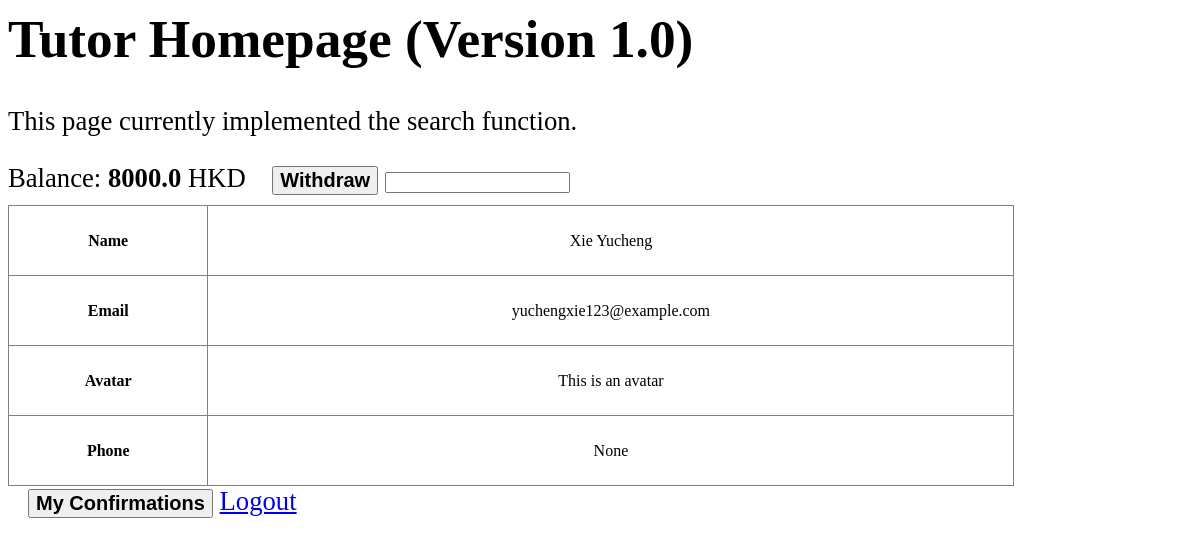
Page /tutor/homepage/ (signed in) on the committed database.
### tutoria/models.py (models this page shows, shortened)
class Client(models.Model):
	user = models.OneToOneField(User, on_delete=models.CASCADE)  # many-to-one
	login_type = models.CharField(max_length=20, default="Student")
	balance = models.FloatField(default="0.00")
	avatar = models.TextField(default="This is an avatar")
	phone = models.CharField(max_length=10, default="None")
	class Meta:
		abstract = True

class Tutor(Client):
	login_type = models.CharField(max_length=20, default="Tutor")
	profile = models.OneToOneField(TutorProfile, on_delete=models.CASCADE, null=True)
	courses = models.ManyToManyField(Course)
	tutor_type = models.CharField(max_length=20, default="Contract")

### tutoria/views/tutor_view/homepage_view.py (the view)
def homepage(request):
    tutor = Tutor.objects.get(user=request.user)
    return render_to_response('tutoria/tutor/homepage.html',locals())

### tutoria/templates/tutoria/tutor/homepage.html (shortened to what this page needs)
<html>
<head>
    {% load static %}
    <link rel="stylesheet" href="{% static 'tutoria/css/home.css' %}"/>
</head>
<body>
    <h1>Tutor Homepage (Version 1.0)</h1>
    <p>This page currently implemented the search function.</p>
    <div id="wallet" style="padding-bottom: 10px">
    Balance: <b id="balance"> {{ tutor.balance }} </b> HKD
    <button id="withdraw" onclick="withdraw()"> Withdraw </button>
    <input id="value" type="text"> </input>
    </div>
    <div id="profile" onload="loadProfile()">
        <table id="userProfile" frame="box" rules="all">
            <tr> <th>Name</th> <td>{{ tutor.user.username }}</td> </tr>
            <tr> <th>Email</th><td>{{ tutor.user.email }}</td> </tr>
            <tr> <th>Avatar</th><td>{{ tutor.avatar }}</td> </tr>
            <tr> <th>Phone</th><td>{{ tutor.phone}}</td> </tr>
        </table>
    </div>
    <button id="confirmation" onclick="viewConfirmation()">My Confirmations</button>
    <a href="{% url 'logout' %}">Logout</a>
</body>
</html>

### tutoria/static/tutoria/css/home.css (style rules this page uses)
* { box-sizing: border-box; }
body { font-size: 20pt; font-family: Georgia, serif; }
button { font-size: 20px; font-weight: bold; margin-left: 20px; }
table { width: 85%; text-align: center; }
td { height: 70px; }

### rows in the picture
Tutor: balance "8000.0", user.username "Xie Yucheng", user.email "yuchengxie123@example.com", avatar "This is an avatar", phone "None"
